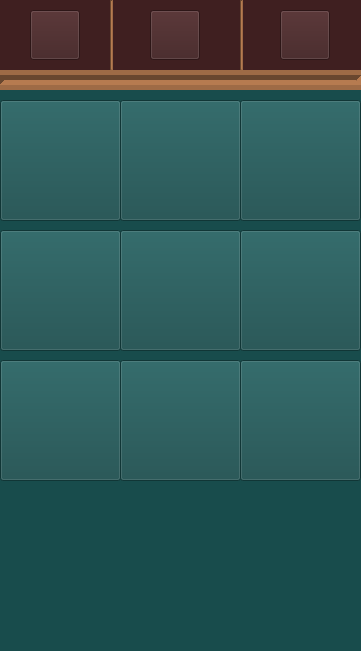
       <widget class="QWidget" name="bwidget_2treinamento" native="true">
        <property name="geometry">
         <rect>
          <x>0</x>
          <y>0</y>
          <width>361</width>
          <height>651</height>
         </rect>
        </property>
        <property name="styleSheet">
         <string notr="true">background-color: rgb(24, 76, 76);</string>
        </property>
        <widget class="QWidget" name="menu_treinamento" native="true">
         <property name="geometry">
          <rect>
           <x>0</x>
           <y>0</y>
           <width>371</width>
           <height>71</height>
          </rect>
         </property>
         <property name="styleSheet">
          <string notr="true">background-color: rgb(63, 31, 32);</string>
         </property>
         <widget class="QPushButton" name="btn_home1">
          <property name="geometry">
           <rect>
            <x>30</x>
            <y>10</y>
            <width>50</width>
            <height>50</height>
           </rect>
          </property>
          <property name="styleSheet">
           <string notr="true">image: url(:/btn_home_semclicar/iconehomesemselecionar.png);</string>
          </property>
          <property name="text">
           <string/>
          </property>
          <property name="flat">
           <bool>false</bool>
          </property>
         </widget>
         <widget class="QPushButton" name="btn_treinamento_3semclicar">
          <property name="geometry">
           <rect>
            <x>150</x>
            <y>10</y>
            <width>50</width>
            <height>50</height>
           </rect>
          </property>
          <property name="styleSheet">
           <string notr="true">image: url(:/btn_treinamsemclicar/iconepontossemclicar2.png);
selection-color: rgb(0, 0, 0);
selection-background-color: rgb(0, 0, 0);</string>
          </property>
          <property name="text">
           <string/>
          </property>
          <property name="flat">
           <bool>false</bool>
          </property>
         </widget>
         <widget class="QPushButton" name="btn_perfil_3">
          <property name="geometry">
           <rect>
            <x>280</x>
            <y>10</y>
            <width>50</width>
            <height>50</height>
           </rect>
          </property>
          <property name="styleSheet">
           <string notr="true">image: url(:/btn_perfilsemclicar/iconeperfilsemclicar.png);
selection-color: rgb(0, 0, 0);
selection-background-color: rgb(0, 0, 0);</string>
          </property>
          <property name="text">
           <string/>
          </property>
          <property name="flat">
           <bool>false</bool>
          </property>
         </widget>
         <widget class="Line" name="line_8">
          <property name="geometry">
           <rect>
            <x>110</x>
            <y>0</y>
            <width>3</width>
            <height>70</height>
           </rect>
          </property>
          <property name="styleSheet">
           <string notr="true">color: rgb(255, 255, 255);
background-color: rgb(158, 107, 70);</string>
          </property>
          <property name="orientation">
           <enum>Qt::Vertical</enum>
          </property>
         </widget>
         <widget class="Line" name="line_9">
          <property name="geometry">
           <rect>
            <x>240</x>
            <y>0</y>
            <width>3</width>
            <height>70</height>
           </rect>
          </property>
          <property name="styleSheet">
           <string notr="true">background-color: rgb(158, 107, 70);</string>
          </property>
          <property name="orientation">
           <enum>Qt::Vertical</enum>
          </property>
         </widget>
         <widget class="QPushButton" name="btn_treinamento_clicado">
          <property name="geometry">
           <rect>
            <x>150</x>
            <y>10</y>
            <width>50</width>
            <height>50</height>
           </rect>
          </property>
          <property name="styleSheet">
           <string notr="true">image: url(:/btn_treinamento_clicado/iconepontosselecionado2.png);</string>
          </property>
          <property name="text">
           <string/>
          </property>
          <property name="flat">
           <bool>false</bool>
          </property>
         </widget>
        </widget>
        <widget class="Line" name="line_7">
         <property name="windowModality">
          <enum>Qt::NonModal</enum>
         </property>
         <property name="geometry">
          <rect>
           <x>0</x>
           <y>70</y>
           <width>361</width>
           <height>20</height>
          </rect>
         </property>
         <property name="styleSheet">
          <string notr="true">background-color: rgb(158, 107, 70);</string>
         </property>
         <property name="frameShadow">
          <enum>QFrame::Sunken</enum>
         </property>
         <property name="lineWidth">
          <number>5</number>
         </property>
         <property name="orientation">
          <enum>Qt::Horizontal</enum>
         </property>
        </widget>
        <widget class="QWidget" name="zfundo_treinamento" native="true">
         <property name="geometry">
          <rect>
           <x>0</x>
           <y>90</y>
           <width>361</width>
           <height>551</height>
          </rect>
         </property>
         <widget class="QWidget" name="fundo" native="true">
          <property name="geometry">
           <rect>
            <x>0</x>
            <y>0</y>
            <width>361</width>
            <height>551</height>
           </rect>
          </property>
         </widget>
         <widget class="QPushButton" name="pushButton_8">
          <property name="geometry">
           <rect>
            <x>240</x>
            <y>10</y>
            <width>121</width>
            <height>121</height>
           </rect>
          </property>
          <property name="styleSheet">
           <string notr="true">image: url(:/btns_treinamento/criesuaredacao.png);
background-color: rgb(24, 76, 76);</string>
          </property>
          <property name="text">
           <string/>
          </property>
          <property name="flat">
           <bool>false</bool>
          </property>
         </widget>
         <widget class="QPushButton" name="pushButton_9">
          <property name="geometry">
           <rect>
            <x>240</x>
            <y>270</y>
            <width>121</width>
            <height>121</height>
           </rect>
          </property>
          <property name="styleSheet">
           <string notr="true">image: url(:/btns_treinamento/avaliarapp.png);
background-color: rgb(24, 76, 76);</string>
          </property>
          <property name="text">
           <string/>
          </property>
          <property name="flat">
           <bool>false</bool>
          </property>
         </widget>
         <widget class="QPushButton" name="pushButton_2">
          <property name="geometry">
           <rect>
            <x>120</x>
            <y>140</y>
            <width>121</width>
            <height>121</height>
           </rect>
          </property>
          <property name="styleSheet">
           <string notr="true">image: url(:/btns_treinamento/competencias.png);
background-color: rgb(24, 76, 76);</string>
          </property>
          <property name="text">
           <string/>
          </property>
          <property name="flat">
           <bool>false</bool>
          </property>
         </widget>
         <widget class="QPushButton" name="pushButton_7">
          <property name="geometry">
           <rect>
            <x>120</x>
            <y>10</y>
            <width>121</width>
            <height>121</height>
           </rect>
          </property>
          <property name="styleSheet">
           <string notr="true">image: url(:/btns_treinamento/bancodecitacoes.png);
background-color: rgb(24, 76, 76);</string>
          </property>
          <property name="text">
           <string/>
          </property>
          <property name="flat">
           <bool>false</bool>
          </property>
         </widget>
         <widget class="QPushButton" name="pushButton">
          <property name="geometry">
           <rect>
            <x>0</x>
            <y>10</y>
            <width>121</width>
            <height>121</height>
           </rect>
          </property>
          <property name="styleSheet">
           <string notr="true">image: url(:/btns_treinamento/bancoderedacoes.png);
background-color: rgb(24, 76, 76);</string>
          </property>
          <property name="text">
           <string/>
          </property>
          <property name="flat">
           <bool>false</bool>
          </property>
         </widget>
         <widget class="QPushButton" name="pushButton_5">
          <property name="geometry">
           <rect>
            <x>0</x>
            <y>270</y>
            <width>121</width>
            <height>121</height>
           </rect>
          </property>
          <property name="styleSheet">
           <string notr="true">image: url(:/btns_treinamento/calendarioenem.png);
background-color: rgb(24, 76, 76);</string>
          </property>
          <property name="text">
           <string/>
          </property>
          <property name="flat">
           <bool>false</bool>
          </property>
         </widget>
         <widget class="QPushButton" name="pushButton_6">
          <property name="geometry">
           <rect>
            <x>120</x>
            <y>270</y>
            <width>121</width>
            <height>121</height>
           </rect>
          </property>
          <property name="styleSheet">
           <string notr="true">image: url(:/btns_treinamento/compartilharapp.png);
background-color: rgb(24, 76, 76);</string>
          </property>
          <property name="text">
           <string/>
          </property>
          <property name="flat">
           <bool>false</bool>
          </property>
         </widget>
         <widget class="QPushButton" name="pushButton_4">
          <property name="geometry">
           <rect>
            <x>0</x>
            <y>140</y>
            <width>121</width>
            <height>121</height>
           </rect>
          </property>
          <property name="styleSheet">
           <string notr="true">image: url(:/btns_treinamento/redacoesnota1000.png);
background-color: rgb(24, 76, 76);</string>
          </property>
          <property name="text">
           <string/>
          </property>
          <property name="flat">
           <bool>false</bool>
          </property>
         </widget>
         <widget class="QPushButton" name="pushButton_3">
          <property name="geometry">
           <rect>
            <x>240</x>
            <y>140</y>
            <width>121</width>
            <height>121</height>
           </rect>
          </property>
          <property name="styleSheet">
           <string notr="true">image: url(:/btns_treinamento/dicasimportantes.png);
background-color: rgb(24, 76, 76);</string>
          </property>
          <property name="text">
           <string/>
          </property>
          <property name="flat">
           <bool>false</bool>
          </property>
         </widget>
        </widget>
        <zorder>zfundo_treinamento</zorder>
        <zorder>menu_treinamento</zorder>
        <zorder>line_7</zorder>
       </widget>
